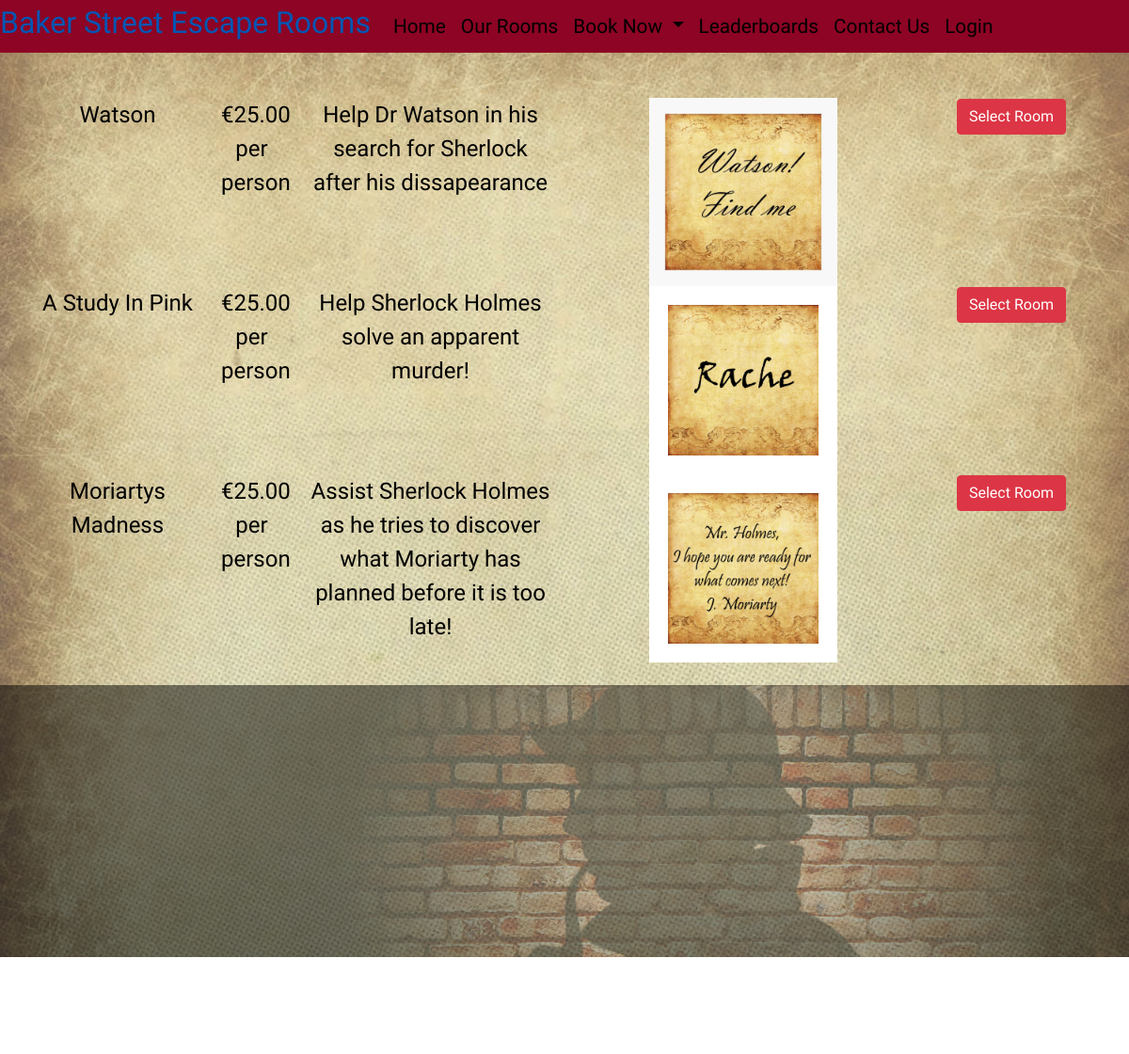
The page /bookings/ on the database its author committed.
### bookings/models.py (models this page shows, shortened)
class Rooms(models.Model):
    class Meta:
        verbose_name_plural = 'Rooms'
    room_title = models.CharField(max_length=254, null=False, blank=False)
    price = models.DecimalField(max_digits=5, decimal_places=2, null=False, blank=False)  # noqa:E501
    room_description = models.CharField(max_length=254, null=False, blank=False)  # noqa:E501
    room_image = models.ImageField(null=False, blank=False)

### bookings/views.py (the view)
# urls.py: path('bookings/', include('bookings.urls')),
def bookings(request):
    rooms = Rooms.objects.all()
    context = {
        'room_info': rooms,
    }
    return render(request, 'bookings/bookings.html', context)

### bag/contexts.py (called while the page is built, shortened)
def bag_contents(request):
    bag_items = []
    total = 0
    num_of_players = 0
    date = 0
    time = 0
    bag = request.session.get('bag', {})
    context = {
        'bag_items': bag_items,
        'num_of_players': num_of_players,
        'date': date,
        'time': time,
        'total': total,
    }
    return context

### bookings/templates/bookings/bookings.html
<!DOCTYPE html>
{% extends 'base.html' %} {% load static %} {% block content %}
<div class="container text-center general-text">
  <div class="row">
    {% for room in room_info %}
    <div class="col-2">{{ room.room_title }}</div>
    <div class="col-1">€{{ room.price }} per person</div>
    <div class="col-3">{{ room.room_description }}</div>
    <div class="col-4"><img src="{{ room.room_image.url }}" alt=""> </div>
    <div class="col-2"><a class="btn btn-danger" href="{% url 'book_a_room' room.id%}">Select Room</a></div>
    {% endfor %}
  </div>
</div>
 {% endblock %}

### templates/base.html (shortened to what this page needs)
<!doctype html>
{% load static %}
<html lang="en">
<head>
    <link rel="stylesheet" href="https://cdn.jsdelivr.net/npm/bootstrap@4.5.3/dist/css/bootstrap.min.css"
>
    <link rel="stylesheet" type="text/css" href="{% static 'css/base.css' %}" />
</head>
<body>
    <nav class="navbar navbar-expand-lg">
        <a class="navbar-brand" href="{% url 'home' %}">
            <h2 class="links">Baker Street Escape Rooms</h2>
        </a>
        <div class="collapse navbar-collapse" id="navbarSupportedContent">
            <ul class="navbar-nav mr-auto">
                <li class="nav-item">
                    <a class="nav-link links" href="{% url 'home' %}">Home </a>
                </li>
                <li class="nav-item">
                    <a class="nav-link links" href="{% url 'our_rooms' %}" tabindex="-1">Our Rooms</a>
                </li>
                <li class="nav-item dropdown">
                    <a class="nav-link dropdown-toggle links" href="#" id="navbarDropdown" role="button"
                        data-toggle="dropdown" aria-haspopup="true" aria-expanded="true">
                        Book Now
                    </a>
                </li>
                <li class="nav-item">
                    <a class="nav-link links" href="{% url 'leaderboards' %}" tabindex="-1">Leaderboards</a>
                </li>
                <li class="nav-item">
                    <a class="nav-link links" href="{% url 'contact' %}">Contact Us</a>
                </li>
                <li class="nav-item">
                    <a class="nav-link links" href="{% url 'account_login' %}">Login</a>
                </li>
            </ul>
        </div>
    </nav>
    <br>
    <br>
    <img id="main_background_img" src="{% static 'images/parchment-background.jpg' %}" class="img-fluid"
        alt="Parchment" />
    {% block content %} {% endblock %}<br />
    <img id="main_footer_background_img" src="{% static 'images/sherlock-holmes-shadow.jpg' %}" class="img-fluid"
        alt="Responsive image" />
</body>
</html>

### static/css/base.css (style rules this page uses)
.general-text { color: black; font-family: 'Calligraffitti', cursive; font-size: 150%; text-align: justify; }
#main_background_img { z-index: -1; opacity: 0.8; position: fixed; top: 0; left: 0; right: 0; bottom: 0; min-width: 100%; min-height: 100%; overflow: hidden; }
#main_footer_background_img { z-index: 0; opacity: 0.5; width: 100%; bottom: 0; position: relative; }
img { max-width: 100%; height: auto; width: 200px; }
.navbar { background-color: #8D0424; padding: 0; }
.navbar-brand { font-size: 32px; }
.nav-link, .navbar-brand, .dropdown-item { color: black; font-family: 'Calligraffitti', cursive; font-size: 130%; }

### rows shown on the page
Rooms: room_title "Watson", price "25.00", room_description "Help Dr Watson in his search for Sherlock after his dissapearance", room_image (picture)
Rooms: room_title "A Study In Pink", price "25.00", room_description "Help Sherlock Holmes solve an apparent murder!", room_image (picture)
Rooms: room_title "Moriartys Madness", price "25.00", room_description "Assist Sherlock Holmes as he tries to discover what Moriarty has planned before it is too late!", room_image (picture)
